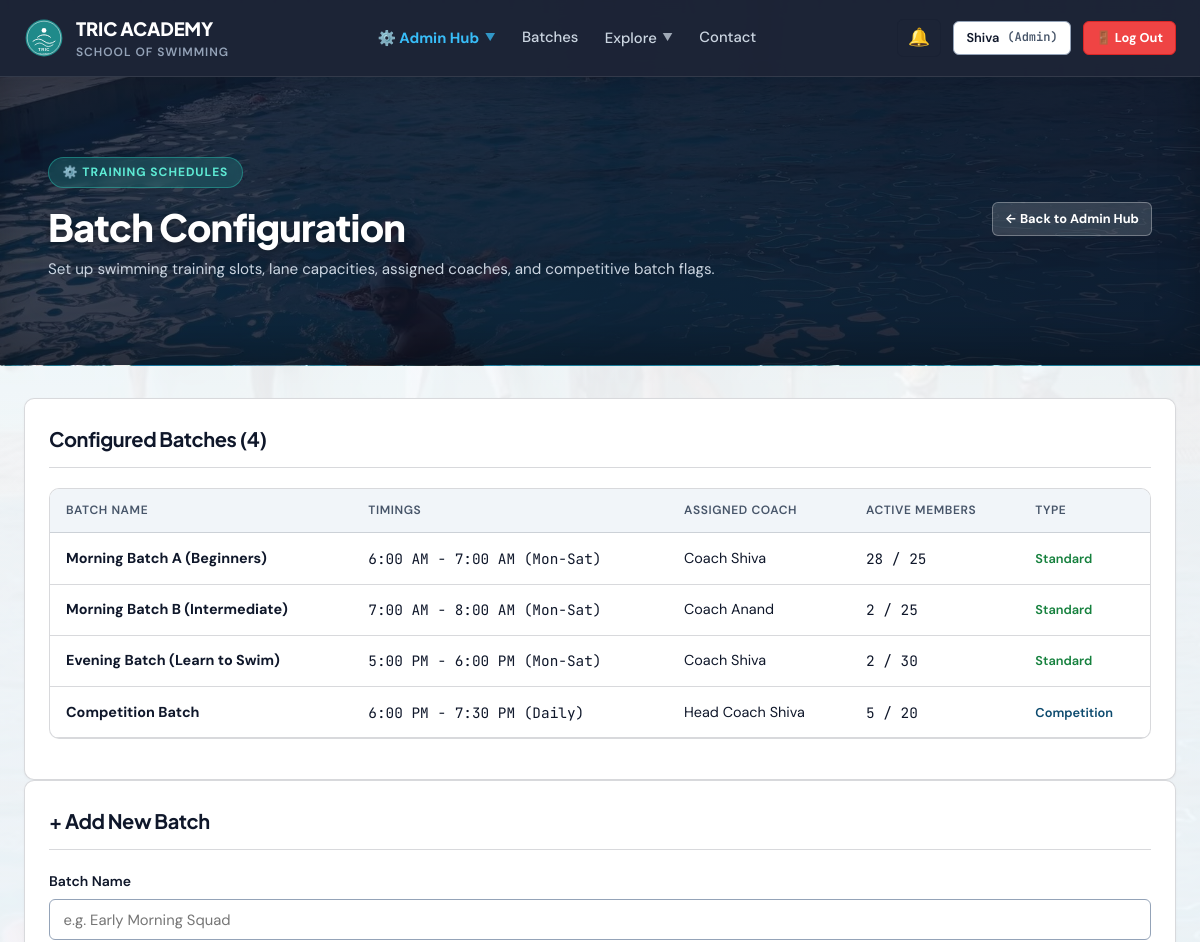
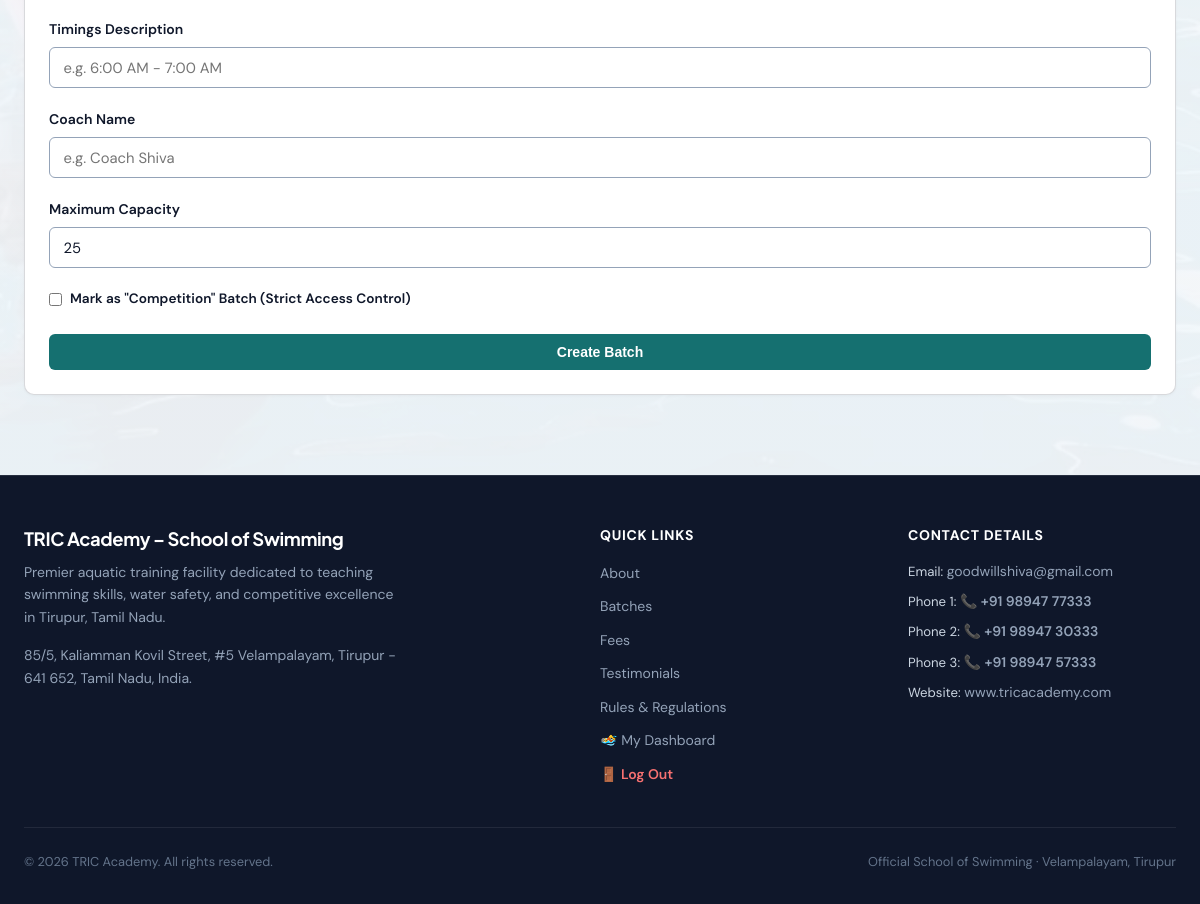
Screenshot of /admin/batches (signed in) with the database file from the repository (2 pictures, top to bottom).
### tables this page shows
CREATE TABLE "users" (
    id INTEGER PRIMARY KEY AUTOINCREMENT,
    app_no TEXT UNIQUE NOT NULL,
    role TEXT CHECK(role IN ('member', 'coach', 'admin')) NOT NULL DEFAULT 'member',
    status TEXT CHECK(status IN ('pending', 'approved', 'deactivated')) NOT NULL DEFAULT 'pending',
    name TEXT NOT NULL,
    email TEXT NOT NULL,
    phone TEXT NOT NULL,
    password_hash TEXT NOT NULL,
    dob DATE,
    age INTEGER,
    address TEXT,
    pincode TEXT,
    guardian_name TEXT,
    guardian_occupation TEXT,
    experience TEXT,
    pass_type_requested TEXT CHECK(pass_type_requested IN ('learn_to_swim', 'competition')) DEFAULT 'learn_to_swim',
    sponsored INTEGER DEFAULT 0,
    sponsor_cert_filename TEXT,
    photo_filename TEXT,
    health_declared INTEGER DEFAULT 0,
    rules_agreed INTEGER DEFAULT 0,
    signature_name TEXT,
    place TEXT,
    application_date DATE DEFAULT (DATE('now')),
    email_verified INTEGER DEFAULT 0,
    email_token TEXT,
    phone_verified INTEGER DEFAULT 0,
    mock_otp TEXT,
    reset_token TEXT,
    reset_token_expiry DATETIME,
    created_at DATETIME DEFAULT CURRENT_TIMESTAMP,
    rules_confirmed_at DATETIME,
    parent_id INTEGER REFERENCES users(id)
, dpdp_consent INTEGER DEFAULT 0);

CREATE TABLE batches (
    id INTEGER PRIMARY KEY AUTOINCREMENT,
    name TEXT NOT NULL,
    timing_desc TEXT NOT NULL,
    coach_name TEXT,
    max_capacity INTEGER DEFAULT 25,
    is_competition INTEGER DEFAULT 0
);

### app.py (the view, shortened to what this page needs)
@app.route('/admin/batches', methods=['GET', 'POST'])
@role_required(['admin'])
def admin_batches():
    db = get_db()
    batches = db.execute(
        """
        SELECT b.*, COUNT(m.id) AS member_count
        FROM batches b
        LEFT JOIN user_memberships m ON b.id = m.batch_id AND m.is_active = 1
        GROUP BY b.id
        ORDER BY b.id
        """
    ).fetchall()
    return render_template('admin_batches.html', batches=batches)

### app.py (called while the page is built)
def get_db():
    if 'db' not in g:
        g.db = sqlite3.connect(DATABASE, timeout=30.0, detect_types=sqlite3.PARSE_DECLTYPES)
        g.db.row_factory = sqlite3.Row
        g.db.execute("PRAGMA busy_timeout = 30000")
        g.db.execute("PRAGMA journal_mode = WAL")
        g.db.execute("PRAGMA foreign_keys = ON")
    return g.db

def get_current_user():
    if session.get('logged_out'):
        return None
    uid = session.get('user_id')
    if not uid:
        return None
    db = get_db()
    user = db.execute(
        """
        SELECT u.*,
               m.id AS membership_id, m.plan_id, m.batch_id, m.start_date, m.end_date, m.is_active AS membership_active,
               b.name AS batch_name, b.is_competition,
               p.name AS plan_name, p.fee_amount
        FROM users u
        LEFT JOIN user_memberships m ON u.id = m.user_id AND m.is_active = 1
        LEFT JOIN batches b ON m.batch_id = b.id
        LEFT JOIN plans p ON m.plan_id = p.id
        WHERE u.id = ?
        """,
        (uid,)
    ).fetchone()
    return user

@app.context_processor
def inject_user():
    user = get_current_user()
    unread_notifications_count = 0
    notifications_list = []
    if user:
        try:
            db = get_db()
            notifications_list = db.execute(
                "SELECT * FROM notifications WHERE user_id = ? ORDER BY created_at DESC LIMIT 5",
                (user['id'],)
            ).fetchall()
            unread_notifications_count = db.execute(
                "SELECT COUNT(*) AS c FROM notifications WHERE user_id = ? AND is_read = 0",
                (user['id'],)
            ).fetchone()['c']
        except Exception:
            pass
    return dict(
        current_user=user,
        now=datetime.now(),
        unread_notifications_count=unread_notifications_count,
        user_notifications=notifications_list
    )

def role_required(allowed_roles):
    def decorator(f):
        @wraps(f)
        def decorated_function(*args, **kwargs):
            user = get_current_user()
            if not user:
                flash('Please log in.', 'warning')
                return redirect(url_for('login'))
            if user['role'] not in allowed_roles:
                abort(403)
            return f(*args, **kwargs)
        return decorated_function
    return decorator

### templates/admin_batches.html (shortened to what this page needs)
{% extends "base.html" %}
{% block content %}
<div class="page-hero-banner">
  <div class="container" style="max-width: 1200px;">
    <div style="display: flex; justify-content: space-between; align-items: center; flex-wrap: wrap; gap: 1.5rem;">
      <div>
        <div class="hero-badge">⚙️ Training Schedules</div>
        <h1 style="color: #FFFFFF; margin: 0.25rem 0 0.5rem 0; font-size: clamp(1.75rem, 3.5vw, 2.35rem);">Batch Configuration</h1>
        <p style="color: #CBD5E1; margin: 0; font-size: 0.95rem;">Set up swimming training slots, lane capacities, assigned coaches, and competitive batch flags.</p>
      </div>
      <div>
        <a href="{{ url_for('admin_dashboard') }}" class="btn btn-secondary btn-sm" style="background: rgba(255,255,255,0.15); border-color: rgba(255,255,255,0.3); color: #FFFFFF; font-weight: 700;">
          ← Back to Admin Hub
        </a>
      </div>
    </div>
  </div>
</div>
<div class="container" style="padding-top: 2rem; padding-bottom: 5rem;">
  <div class="card">
      <div class="card-header">
        <h3 class="card-title">Configured Batches ({{ batches|length }})</h3>
      </div>
      <div class="table-container">
        <table class="data-table">
          <thead>
            <tr>
              <th>Batch Name</th>
              <th>Timings</th>
              <th>Assigned Coach</th>
              <th>Active Members</th>
              <th>Type</th>
            </tr>
          </thead>
          <tbody>
            {% for b in batches %}
            <tr>
              <td style="font-weight: 700;">{{ b.name }}</td>
              <td class="font-mono">{{ b.timing_desc }}</td>
              <td>{{ b.coach_name or 'Head Coach Shiva' }}</td>
              <td class="font-mono">{{ b.member_count }} / {{ b.max_capacity }}</td>
              <td>
                {% if b.is_competition %}
                  <span class="status-badge status-competition">Competition</span>
                {% else %}
                  <span class="status-badge status-active">Standard</span>
                {% endif %}
              </td>
            </tr>
            {% endfor %}
          </tbody>
        </table>
      </div>
    </div>
    <div class="card">
      <div class="card-header">
        <h3 class="card-title">+ Add New Batch</h3>
      </div>
      <form method="POST">
        <div class="form-group">
          <label class="form-label">Batch Name</label>
          <input type="text" name="name" class="form-control" placeholder="e.g. Early Morning Squad" required>
        </div>
        <div class="form-group">
          <label class="form-label">Timings Description</label>
          <input type="text" name="timing_desc" class="form-control" placeholder="e.g. 6:00 AM - 7:00 AM" required>
        </div>
        <div class="form-group">
          <label class="form-label">Coach Name</label>
          <input type="text" name="coach_name" class="form-control" placeholder="e.g. Coach Shiva">
        </div>
        <div class="form-group">
          <label class="form-label">Maximum Capacity</label>
          <input type="number" name="max_capacity" class="form-control font-mono" value="25" min="5" max="50">
        </div>
        <div class="form-group">
          <label style="display: flex; align-items: center; gap: 0.5rem; cursor: pointer; font-size: 0.85rem; font-weight: 600;">
            <input type="checkbox" name="is_competition" value="1">
            <span>Mark as "Competition" Batch (Strict Access Control)</span>
          </label>
        </div>
        <div style="margin-top: 1.5rem;">
          <button type="submit" class="btn btn-primary" style="width: 100%;">
            Create Batch
          </button>
        </div>
      </form>
    </div>
  </div>
{% endblock %}

### templates/base.html (shortened to what this page needs)
<!DOCTYPE html>
<html lang="en">
<head>
  <link rel="stylesheet" href="{{ url_for('static', filename='css/theme.css') }}">
  <link rel="stylesheet" href="{{ url_for('static', filename='css/paper_form.css') }}">
</head>
<body class="{% block body_class %}{% endblock %}">
  <header class="top-navbar {% block nav_class %}{% endblock %}">
    <div class="nav-container">
      <a href="{{ url_for('index') }}" class="brand-lockup">
        <img src="{{ url_for('static', filename='images/logo.svg') }}" alt="TRIC Logo" class="brand-logo-img">
        <div>
          <span class="brand-name">TRIC ACADEMY</span>
          <span class="brand-sub" data-i18n="nav_brand_sub">School of Swimming</span>
        </div>
      </a>
      <nav class="nav-links">
        {% if current_user and current_user.role == 'member' %}
          <a href="{{ url_for('member_dashboard') }}" class="nav-link {% if request.path in ('/dashboard', '/member/dashboard') %}active{% endif %}" data-i18n="nav_dashboard">🏊 My Dashboard</a>
          <a href="{{ url_for('renew_membership') }}" class="nav-link {% if request.path == '/renew' %}active{% endif %}" data-i18n="nav_renew">⚡ Renew Pass</a>
          <a href="{{ url_for('index') }}#batches" class="nav-link" data-i18n="nav_batches">Batches</a>
        {% elif current_user and current_user.role == 'admin' %}
          <div class="nav-dropdown" id="navAdminDropdown">
            <button type="button" class="nav-dropdown-toggle {% if '/admin' in request.path %}active{% endif %}" style="color: #38BDF8; font-weight: 700;">
              <span>⚙️ Admin Hub</span>
              <span class="nav-dropdown-chevron">▼</span>
            </button>
          </div>
          <a href="{{ url_for('index') }}#batches" class="nav-link" data-i18n="nav_batches">Batches</a>
        {% else %}
          <a href="{{ url_for('index') }}#about" class="nav-link" data-i18n="nav_about">About</a>
          <a href="{{ url_for('index') }}#batches" class="nav-link" data-i18n="nav_batches">Batches</a>
          <a href="{{ url_for('index') }}#fees" class="nav-link" data-i18n="nav_fees">Fees</a>
        {% endif %}
        <div class="nav-dropdown" id="navExploreDropdown">
          <button type="button" class="nav-dropdown-toggle {% if request.path in ('/rules', '/competition') %}active{% endif %}" aria-expanded="false" aria-haspopup="true">
            <span data-i18n="nav_explore">Explore</span>
            <span class="nav-dropdown-chevron">▼</span>
          </button>
        </div>
        <a href="{{ url_for('index') }}#contact" class="nav-link" data-i18n="nav_contact">Contact</a>
      </nav>
      <div class="nav-actions">
        {% if current_user %}
          <div class="notif-dropdown-wrapper">
            <button type="button" class="notif-btn" id="notifBellBtn" title="Notifications" onclick="document.getElementById('notifMenu').classList.toggle('open')">
              🔔
            </button>
          </div>
          <a href="{{ url_for('member_dashboard') if current_user.role == 'member' else url_for('admin_dashboard') }}" class="btn btn-secondary btn-sm nav-desktop-user">
            <span>{{ current_user.name.split()[0] }}</span>
            <span class="font-mono" style="font-size: 0.75rem; color: var(--text-muted);">({{ current_user.role|capitalize }})</span>
          </a>
          <a href="{{ url_for('logout') }}" class="btn btn-danger btn-sm nav-desktop-logout" style="font-weight: 700; background-color: #EF4444; border-color: #DC2626; color: #FFFFFF;" title="Log Out" data-i18n="nav_logout">
          </a>
        {% else %}
          <a href="{{ url_for('login') }}" class="btn btn-secondary btn-sm nav-desktop-login" data-i18n="nav_login">Login</a>
          <a href="{{ url_for('apply_pass') }}" class="btn btn-primary btn-sm nav-desktop-apply" data-i18n="nav_apply">Apply for Pass</a>
        {% endif %}
      </div>
    </div>
  </header>
  <main class="main-content">
    {% block content %}{% endblock %}
  </main>
  <footer class="site-footer">
    <div class="footer-container">
      <div class="footer-brand">
        <h4>TRIC Academy – School of Swimming</h4>
        <p>Premier aquatic training facility dedicated to teaching swimming skills, water safety, and competitive excellence in Tirupur, Tamil Nadu.</p>
        <div style="margin-top: 1rem; font-size: 0.85rem; color: #94A3B8;">
          <p>85/5, Kaliamman Kovil Street, #5 Velampalayam, Tirupur - 641 652, Tamil Nadu, India.</p>
        </div>
      </div>
      <div class="footer-col">
        <h5>Quick Links</h5>
        <ul class="footer-links">
          <li><a href="{{ url_for('index') }}#about" data-i18n="nav_about">About Academy</a></li>
          <li><a href="{{ url_for('index') }}#batches" data-i18n="nav_batches">Batch Schedules</a></li>
          <li><a href="{{ url_for('index') }}#fees" data-i18n="nav_fees">Membership Fees</a></li>
          <li><a href="{{ url_for('index') }}#testimonials" data-i18n="nav_testimonials">Member Testimonials</a></li>
          <li><a href="{{ url_for('rules') }}" data-i18n="nav_rules">Pool Rules & Safety</a></li>
          {% if current_user %}
            <li><a href="{{ url_for('member_dashboard') if current_user.role == 'member' else url_for('admin_dashboard') }}" data-i18n="nav_dashboard">My Dashboard</a></li>
            <li><a href="{{ url_for('logout') }}" style="color: #F87171; font-weight: 600;" data-i18n="nav_logout">🚪 Log Out</a></li>
          {% else %}
            <li><a href="{{ url_for('apply_pass') }}" data-i18n="nav_apply">Apply for Entry Pass</a></li>
          {% endif %}
        </ul>
      </div>
      <div class="footer-col">
        <h5>Contact Details</h5>
        <ul class="footer-links" style="font-size: 0.825rem;">
          <li>Email: <a href="mailto:goodwillshiva@gmail.com">goodwillshiva@gmail.com</a></li>
          <li>Phone 1: <a href="tel:+919894777333" class="phone-link">📞 +91 98947 77333</a></li>
          <li>Phone 2: <a href="tel:+919894730333" class="phone-link">📞 +91 98947 30333</a></li>
          <li>Phone 3: <a href="tel:+919894757333" class="phone-link">📞 +91 98947 57333</a></li>
          <li>Website: <a href="http://www.tricacademy.com" target="_blank">www.tricacademy.com</a></li>
        </ul>
      </div>
    </div>
    <div class="footer-bottom">
      <span>&copy; {{ now.year }} TRIC Academy. All rights reserved.</span>
      <span>Official School of Swimming · Velampalayam, Tirupur</span>
    </div>
  </footer>
</body>
</html>

### rows the page displays
users: name "Shiva", role "Admin"
batches: name "Morning Batch A (Beginners)", timing_desc "6:00 AM - 7:00 AM (Mon-Sat)", coach_name "Coach Shiva", member_count "28", max_capacity "25", is_competition "Standard"
batches: name "Morning Batch B (Intermediate)", timing_desc "7:00 AM - 8:00 AM (Mon-Sat)", coach_name "Coach Anand", member_count "2", max_capacity "25", is_competition "Standard"
batches: name "Evening Batch (Learn to Swim)", timing_desc "5:00 PM - 6:00 PM (Mon-Sat)", coach_name "Coach Shiva", member_count "2", max_capacity "30", is_competition "Standard"
batches: name "Competition Batch", timing_desc "6:00 PM - 7:30 PM (Daily)", coach_name "Head Coach Shiva", member_count "5", max_capacity "20", is_competition "Competition"

### other values shown
{{ batches|length }} "4"
